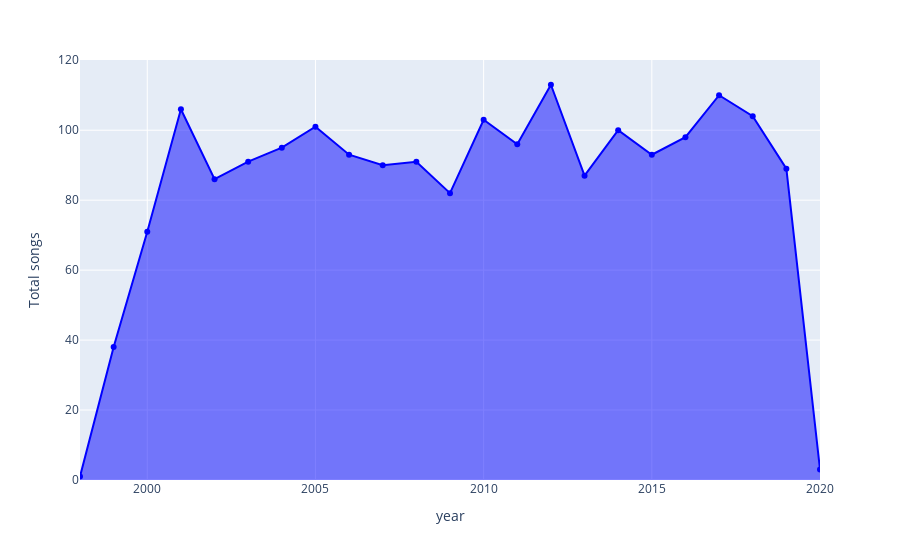

Here is the notebook cell this chart was saved with:
### Code cell
fig=px.area(df.groupby('year',as_index=False).count().sort_values(by='song',ascending=False).sort_values(by='year'),x='year',y='song',markers=True,labels={'song':'Total songs'},color_discrete_sequence=['blue'])
fig.update_layout(hovermode='x',title_x=0.5)

### Figure 1 — Plotly figure (JSON) as saved in the notebook; plotly's stock layout.template omitted (floating-point values rounded to 4 significant figures)
{"data": [{"fillpattern": {"shape": ""}, "hovertemplate": "year=%{x}<br>Total songs=%{y}<extra></extra>", "legendgroup": "", "line": {"color": "blue"}, "marker": {"symbol": "circle"}, "mode": "lines+markers", "name": "", "orientation": "v", "showlegend": false, "stackgroup": "1", "type": "scatter", "x": [1998, 1999, 2000, 2001, 2002, 2003, 2004, 2005, 2006, 2007, 2008, 2009, 2010, 2011, 2012, 2013, 2014, 2015, 2016, 2017, 2018, 2019, 2020], "xaxis": "x", "y": [1, 38, 71, 106, 86, 91, 95, 101, 93, 90, 91, 82, 103, 96, 113, 87, 100, 93, 98, 110, 104, 89, 3], "yaxis": "y"}], "layout": {"hovermode": "x", "legend": {"tracegroupgap": 0}, "margin": {"t": 60}, "title": {"x": 0.5}, "xaxis": {"anchor": "y", "domain": [0, 1], "title": {"text": "year"}}, "yaxis": {"anchor": "x", "domain": [0, 1], "title": {"text": "Total songs"}}}}
